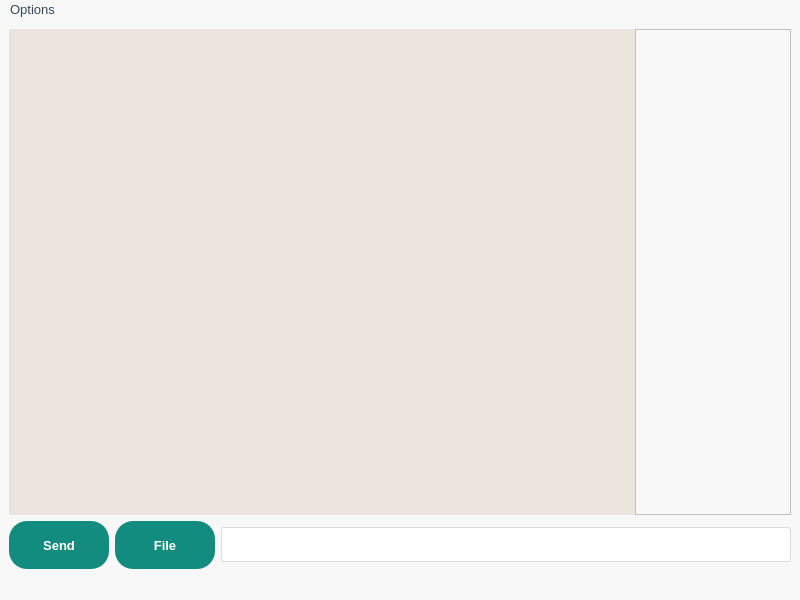
<?xml version="1.0" encoding="UTF-8"?>
<ui version="4.0">
 <class>MainWindow</class>
 <widget class="QMainWindow" name="MainWindow">
  <property name="geometry">
   <rect>
    <x>0</x>
    <y>0</y>
    <width>800</width>
    <height>600</height>
   </rect>
  </property>
  <property name="windowTitle">
   <string>MainWindow</string>
  </property>
  <property name="styleSheet">
   <string notr="true">/*****************************************************************************
 * UNIVERSAL WHATSAPP-LIKE QSS
 *****************************************************************************/

/* -------------------- BASE WIDGET -------------------- */
QWidget {
    font-family: &quot;Segoe UI&quot;, &quot;Helvetica Neue&quot;, Helvetica, Arial, sans-serif;
    font-size: 10pt;
    color: #34495e; /* Dark text color */
    background-color: #f8f8f8; /* Very light background for general areas */
}

/* Main Window / Chat Area */
QMainWindow, QWidget#chatView { 
    background-color: #ece5dd; /* WhatsApp off-white/beige */
}

/* -------------------- TITLE BAR / HEADER -------------------- */
QWidget#customTitleBar { 
    background-color: #075e54; /* WhatsApp Header Green */
    color: white; 
    border-bottom: 2px solid #128c7e;
    border-left: 1px solid #128c7e;
    border-right: 1px solid #128c7e;
    border-top-left-radius: 8px;
    border-top-right-radius: 8px;
    padding: 5px 10px;
}

QLabel#titleLabel {
    color: white;
    font-size: 12pt;
    font-weight: bold;
}

/* -------------------- FRAMES -------------------- */
QFrame#panelWidget, QFrame#frame_2 {
    background-color: rgba(255, 255, 255, 0.98);
    border-radius: 12px;
    border: 1px solid #e0e0e0;
}

/* -------------------- LABELS -------------------- */
QLabel {
    font-weight: 500;
    color: #333333;
    font-size: 14px;
}

/* -------------------- LINE EDITS / TEXT EDITS -------------------- */
QLineEdit, QTextEdit {
    padding: 8px 12px;
    border: 1px solid #dcdcdc; 
    border-radius: 3px;
    background-color: #ffffff;
    color: #000000;
    selection-background-color: #128c7e;
}

/* Message input rounded bar */
QLineEdit#messageInput { 
    border-radius: 20px; 
    padding: 8px 15px;
    border: none;
    background-color: #ffffff;
    box-shadow: 0 1px 3px rgba(0,0,0,0.1);
}

QLineEdit:focus, QTextEdit:focus {
    border: 1px solid #25d366; /* Bright green focus highlight */
}

/* -------------------- CHECKBOXES -------------------- */
QCheckBox {
    background: transparent;
    font-size: 13px;
    color: #333333;
    spacing: 5px;
}

QCheckBox::indicator {
    width: 16px;
    height: 16px;
    border: 1px solid #c0c0c0;
    border-radius: 3px;
    background: #ffffff;
}

QCheckBox::indicator:checked {
    background-color: #128c7e; /* Needed for Qt to register click */
    border: 1px solid #075e54;
}

/* -------------------- PUSH BUTTONS -------------------- */
/* General Buttons */
QPushButton {
    background-color: #128c7e; /* Medium Teal Green */
    color: white;
    border: none;
    padding: 8px 16px;           
    border-radius: 18px;          /* More rounded, pill-like */
    font-weight: bold;
    min-height: 32px;             
    max-height: 36px;
}

QPushButton:hover {
    background-color: #075e54; 
}

QPushButton:pressed {
    background-color: #075e54;
}

/* FILE Button (icon button) */
QPushButton#fileButton {
    background-color: transparent; 
    color: #777; 
    border: none;
    min-width: 30px; max-width: 30px;
    min-height: 30px; max-height: 30px;
    border-radius: 15px;
}

QPushButton#fileButton:hover {
    background-color: #e0e0e0;
}

/* SEND Button (Circular, Bright Green) */
QPushButton#sendButton {
    background-color: #25d366; 
    color: white; 
    border: none;
    border-radius: 20px; 
    min-width: 40px; max-width: 40px;
    min-height: 40px; max-height: 40px;
    padding: 0;
}

QPushButton#sendButton:hover {
    background-color: #1aae55; 
}

QPushButton#sendButton:pressed {
    background-color: #128c7e;
}

/*****************************************************************************
 * USERS AREA (Contacts / Sidebar)
 *****************************************************************************/

/* Container background */
QTreeWidget#usersAreaListWidget {
    background-color: #ffffff;  /* WhatsApp sidebar white */
    border: none;
    header-visible: false; 
    show-decoration-selected: 0;
}

/* Individual user items */
QTreeWidget::item {
    height: 60px;               /* Space for avatar + text */
    padding: 5px 10px;
    border-bottom: 1px solid #eee; /* Subtle separator line */
}

/* Selected user */
QTreeWidget::item:selected {
    background-color: #dcf8c6; /* Light WhatsApp green */
    color: #34495e;            /* Dark text */
    outline: none;
}

/* Selected but not active */
QTreeWidget::item:selected:!active {
    background-color: #f0f0f0;
    color: #34495e;
}

/*****************************************************************************
 * CHAT AREA (Messages)
 *****************************************************************************/

/* Chat container */
QListWidget#chatAreaListWidget {
    background-color: #ece5dd; /* WhatsApp chat beige */
    border: none;
}

/* Individual message bubbles */
QListWidget::item {
    background: transparent;
    border: none;
    padding: 5px 10px; /* Space between messages */
}

</string>
  </property>
  <widget class="QWidget" name="centralwidget">
   <layout class="QGridLayout" name="gridLayout">
    <item row="0" column="0">
     <layout class="QHBoxLayout" name="horizontalLayout_2" stretch="4,1">
      <property name="spacing">
       <number>0</number>
      </property>
      <item>
       <widget class="QListWidget" name="chatAreaListWidget"/>
      </item>
      <item>
       <widget class="QListWidget" name="usersAreaListWidget">
        <property name="sizePolicy">
         <sizepolicy hsizetype="Preferred" vsizetype="Expanding">
          <horstretch>0</horstretch>
          <verstretch>0</verstretch>
         </sizepolicy>
        </property>
       </widget>
      </item>
     </layout>
    </item>
    <item row="1" column="0">
     <layout class="QHBoxLayout" name="horizontalLayout" stretch="0,0,0">
      <item>
       <widget class="QPushButton" name="sendMsgPushButton">
        <property name="sizePolicy">
         <sizepolicy hsizetype="Fixed" vsizetype="Fixed">
          <horstretch>0</horstretch>
          <verstretch>0</verstretch>
         </sizepolicy>
        </property>
        <property name="minimumSize">
         <size>
          <width>100</width>
          <height>48</height>
         </size>
        </property>
        <property name="text">
         <string>Send</string>
        </property>
       </widget>
      </item>
      <item>
       <widget class="QPushButton" name="filePushButton">
        <property name="sizePolicy">
         <sizepolicy hsizetype="Minimum" vsizetype="Fixed">
          <horstretch>0</horstretch>
          <verstretch>0</verstretch>
         </sizepolicy>
        </property>
        <property name="minimumSize">
         <size>
          <width>100</width>
          <height>48</height>
         </size>
        </property>
        <property name="text">
         <string>File</string>
        </property>
       </widget>
      </item>
      <item>
       <widget class="QLineEdit" name="MsgLineEdit">
        <property name="sizePolicy">
         <sizepolicy hsizetype="Expanding" vsizetype="Fixed">
          <horstretch>0</horstretch>
          <verstretch>0</verstretch>
         </sizepolicy>
        </property>
        <property name="minimumSize">
         <size>
          <width>300</width>
          <height>30</height>
         </size>
        </property>
       </widget>
      </item>
     </layout>
    </item>
   </layout>
  </widget>
  <widget class="QMenuBar" name="menubar">
   <property name="geometry">
    <rect>
     <x>0</x>
     <y>0</y>
     <width>800</width>
     <height>20</height>
    </rect>
   </property>
   <widget class="QMenu" name="menuOptions">
    <property name="title">
     <string>Options</string>
    </property>
    <widget class="QMenu" name="menuAbout">
     <property name="title">
      <string>About</string>
     </property>
     <addaction name="actionOne_lone_coder"/>
     <addaction name="actionC"/>
     <addaction name="actionAsio"/>
     <addaction name="actionQt"/>
     <addaction name="actionInstructor"/>
     <addaction name="actionProject"/>
    </widget>
    <addaction name="actionSend_a_broadcast"/>
    <addaction name="menuAbout"/>
   </widget>
   <addaction name="menuOptions"/>
  </widget>
  <widget class="QStatusBar" name="statusbar"/>
  <action name="actionSend_a_broadcast">
   <property name="text">
    <string>Send a Broadcast</string>
   </property>
  </action>
  <action name="actionOne_lone_coder">
   <property name="text">
    <string>Onelone coder</string>
   </property>
  </action>
  <action name="actionC">
   <property name="text">
    <string>C++</string>
   </property>
  </action>
  <action name="actionAsio">
   <property name="text">
    <string>Asio</string>
   </property>
  </action>
  <action name="actionQt">
   <property name="text">
    <string>Qt</string>
   </property>
  </action>
  <action name="actionInstructor">
   <property name="text">
    <string>Instructor</string>
   </property>
  </action>
  <action name="actionProject">
   <property name="text">
    <string>Project</string>
   </property>
  </action>
 </widget>
 <resources/>
 <connections/>
</ui>
